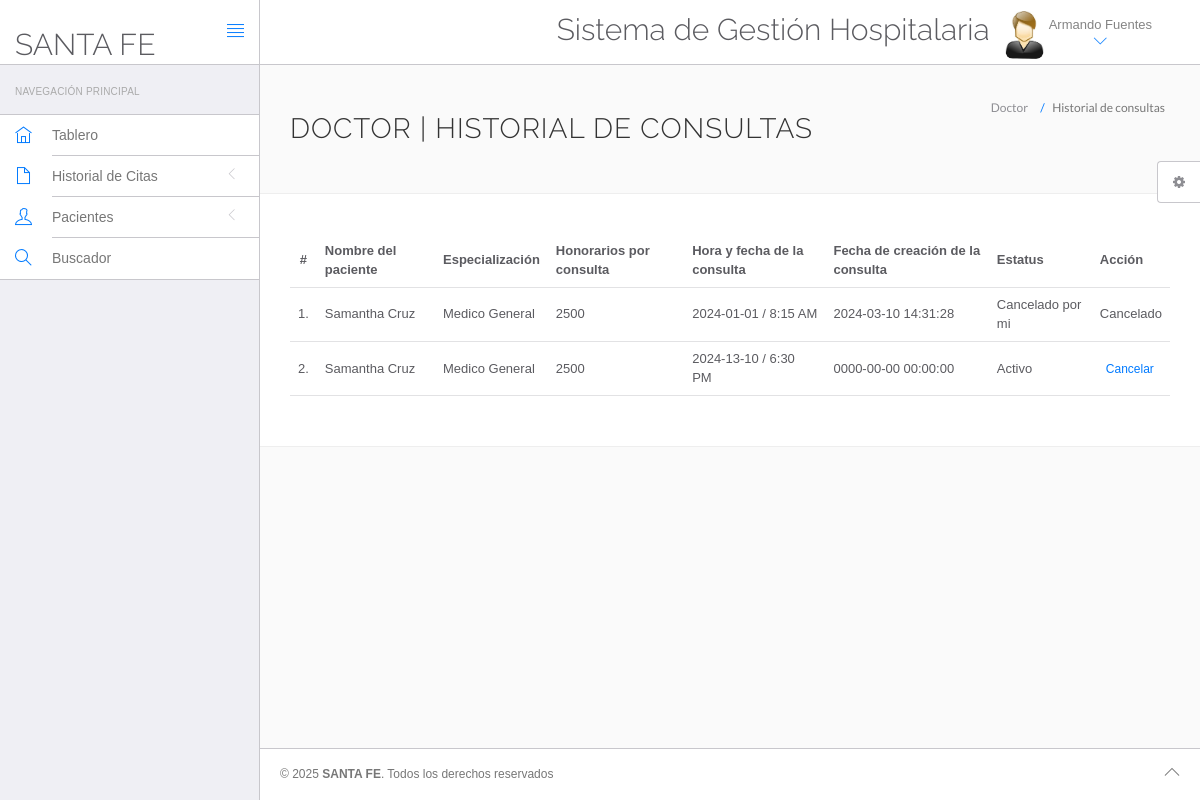
Screenshot of /hms/doctor/appointment-history.php (signed in) with the database file from the repository.
### tables this page shows
CREATE TABLE `doctors` (
  `id` int(11) NOT NULL AUTO_INCREMENT,
  `specilization` varchar(255) DEFAULT NULL,
  `doctorName` varchar(255) DEFAULT NULL,
  `address` longtext DEFAULT NULL,
  `docFees` varchar(255) DEFAULT NULL,
  `contactno` bigint(11) DEFAULT NULL,
  `consultorio` varchar(255) DEFAULT NULL,
  `docEmail` varchar(255) DEFAULT NULL,
  `password` varchar(255) DEFAULT NULL,
  `creationDate` timestamp NULL DEFAULT current_timestamp(),
  `updationDate` timestamp NULL DEFAULT NULL ON UPDATE current_timestamp(),
  PRIMARY KEY (`id`)
);

CREATE TABLE `appointment` (
  `id` int(11) NOT NULL AUTO_INCREMENT,
  `doctorSpecialization` varchar(255) DEFAULT NULL,
  `doctorId` int(11) DEFAULT NULL,
  `userId` int(11) DEFAULT NULL,
  `consultancyFees` int(11) DEFAULT NULL,
  `appointmentDate` varchar(255) DEFAULT NULL,
  `appointmentTime` varchar(255) DEFAULT NULL,
  `postingDate` timestamp NULL DEFAULT current_timestamp(),
  `userStatus` int(11) DEFAULT NULL,
  `doctorStatus` int(11) DEFAULT NULL,
  `updationDate` timestamp NULL DEFAULT NULL ON UPDATE current_timestamp(),
  PRIMARY KEY (`id`)
);

CREATE TABLE `users` (
  `id` int(11) NOT NULL AUTO_INCREMENT,
  `fullName` varchar(255) DEFAULT NULL,
  `address` longtext DEFAULT NULL,
  `city` varchar(255) DEFAULT NULL,
  `gender` varchar(255) DEFAULT NULL,
  `email` varchar(255) DEFAULT NULL,
  `password` varchar(255) DEFAULT NULL,
  `regDate` timestamp NULL DEFAULT current_timestamp(),
  `updationDate` timestamp NULL DEFAULT NULL ON UPDATE current_timestamp(),
  PRIMARY KEY (`id`),
  KEY `email` (`email`)
);

### hms/doctor/appointment-history.php (the view, shortened to what this page needs)
<?php
include('include/config.php');
?>
<!DOCTYPE html>
<html lang="en">
	<head>
		<link rel="stylesheet" href="vendor/bootstrap/css/bootstrap.min.css">
		<link rel="stylesheet" href="vendor/fontawesome/css/font-awesome.min.css">
		<link rel="stylesheet" href="vendor/themify-icons/themify-icons.min.css">
		<link href="vendor/animate.css/animate.min.css" rel="stylesheet" media="screen">
		<link href="vendor/perfect-scrollbar/perfect-scrollbar.min.css" rel="stylesheet" media="screen">
		<link href="vendor/switchery/switchery.min.css" rel="stylesheet" media="screen">
		<link href="vendor/bootstrap-touchspin/jquery.bootstrap-touchspin.min.css" rel="stylesheet" media="screen">
		<link href="vendor/select2/select2.min.css" rel="stylesheet" media="screen">
		<link href="vendor/bootstrap-datepicker/bootstrap-datepicker3.standalone.min.css" rel="stylesheet" media="screen">
		<link href="vendor/bootstrap-timepicker/bootstrap-timepicker.min.css" rel="stylesheet" media="screen">
		<link rel="stylesheet" href="assets/css/styles.css">
		<link rel="stylesheet" href="assets/css/plugins.css">
		<link rel="stylesheet" href="assets/css/themes/theme-1.css" id="skin_color" />
	</head>
	<body>
		<div id="app">
<?php include('include/sidebar.php');?>
			<div class="app-content">
					<?php include('include/header.php');?>
				<div class="main-content" >
					<div class="wrap-content container" id="container">
						<section id="page-title">
							<div class="row">
								<div class="col-sm-8">
									<h1 class="mainTitle">Doctor  | Historial de consultas</h1>
																	</div>
								<ol class="breadcrumb">
									<li>
										<span>Doctor </span>
									</li>
									<li class="active">
										<span>Historial de consultas</span>
									</li>
								</ol>
							</div>
						</section>
						<div class="container-fluid container-fullw bg-white">
									<div class="row">
								<div class="col-md-12">
									<table class="table table-hover" id="sample-table-1">
										<thead>
											<tr>
												<th class="center">#</th>
												<th class="hidden-xs">Nombre del paciente</th>
												<th>Especialización</th>
												<th>Honorarios por consulta</th>
												<th>Hora y fecha de la consulta </th>
												<th>Fecha de creación de la consulta </th>
												<th>Estatus</th>
												<th>Acción</th>
											</tr>
										</thead>
										<tbody>
<?php
$sql=mysqli_query($con,"select users.fullName as fname,appointment.*  from appointment join users on users.id=appointment.userId where appointment.doctorId='".$_SESSION['id']."'");
$cnt=1;
while($row=mysqli_fetch_array($sql))
{
?>
											<tr>
												<td class="center"><?php echo $cnt;?>.</td>
												<td class="hidden-xs"><?php echo $row['fname'];?></td>
												<td><?php echo $row['doctorSpecialization'];?></td>
												<td><?php echo $row['consultancyFees'];?></td>
												<td><?php echo $row['appointmentDate'];?> / <?php echo
												 $row['appointmentTime'];?>
												</td>
												<td><?php echo $row['postingDate'];?></td>
												<td>
<?php if(($row['userStatus']==1) && ($row['doctorStatus']==1))
{
	echo "Activo";
}
if(($row['userStatus']==1) && ($row['doctorStatus']==0))
{
	echo "Cancelado por mi";
}
												?></td>
												<td >
												<div class="visible-md visible-lg hidden-sm hidden-xs">
							<?php if(($row['userStatus']==1) && ($row['doctorStatus']==1))
{ ?>
	<a href="appointment-history.php?id=<?php echo $row['id']?>&cancel=update" onClick="return confirm('Estás seguro de cancelar esta consulta?')"class="btn btn-transparent btn-xs tooltips" title="Cancel Appointment" tooltip-placement="top" tooltip="Remove">Cancelar</a>
	<?php } else {
		echo "Cancelado";
		} ?>
												</div>
												</td>
											</tr>
											<?php
$cnt=$cnt+1;
											 }?>
										</tbody>
									</table>
								</div>
							</div>
								</div>
					</div>
				</div>
			</div>
	<?php include('include/footer.php');?>
	<?php include('include/setting.php');?>
		</div>
	</body>
</html>

### hms/doctor/include/header.php (shortened to what this page needs)
<header class="navbar navbar-default navbar-static-top">
    <div class="navbar-header">
        <a class="navbar-brand" href="#">
            <h2 style="padding-top:20% ">SANTA FE</h2>
        </a>
        <a href="#" class="sidebar-toggler pull-right visible-md visible-lg" data-toggle-class="app-sidebar-closed" data-toggle-target="#app">
            <i class="ti-align-justify"></i>
        </a>
    </div>
    <div class="navbar-collapse collapse">
        <ul class="nav navbar-right">
            <li style="padding-top:2% ">
                <h2>Sistema de Gestión Hospitalaria</h2>
            </li>
            <li class="dropdown current-user">
                <a href="#" class="dropdown-toggle" data-toggle="dropdown">
                    <img src="assets/images/images.jpg"> <span class="username">
                    <?php $query=mysqli_query($con, "select doctorName from doctors where id='".$_SESSION['id']."'");
while($row=mysqli_fetch_array($query))
{
    echo $row['doctorName'];
}
                    ?> <i class="ti-angle-down"></i></i></span>
                </a>
            </li>
        </ul>
    </div>
</header>

### hms/doctor/assets/css/themes/theme-1.css (style rules this page uses)
body { background: #FAFAFA; }
header .navbar-header { background: #ffffff !important; border-right-color: #c8c7cc !important; border-bottom-color: #c8c7cc !important; }
header .navbar-header .sidebar-toggler, header .navbar-header .sidebar-mobile-toggler { color: #007aff !important; }
header .navbar-header .navbar-brand { color: #777 !important; }
header .navbar-collapse { background: #ffffff !important; border-bottom-color: #c8c7cc !important; box-shadow: none !important; }
header .navbar-collapse .navbar-right > li > a { color: #777; }
header .navbar-collapse .navbar-right > li > a i { color: #007aff !important; }

### rows the page displays
doctors: doctorName "Armando Fuentes"
appointment: userId.fullName "Samantha Cruz", doctorSpecialization "Medico General", consultancyFees "2500", appointmentDate "2024-01-01", appointmentTime "8:15 AM", postingDate "2024-03-10 14:31:28", userStatus "Cancelado por mi"
appointment: userId.fullName "Samantha Cruz", doctorSpecialization "Medico General", consultancyFees "2500", appointmentDate "2024-13-10", appointmentTime "6:30 PM", postingDate "0000-00-00 00:00:00", userStatus "Activo"
